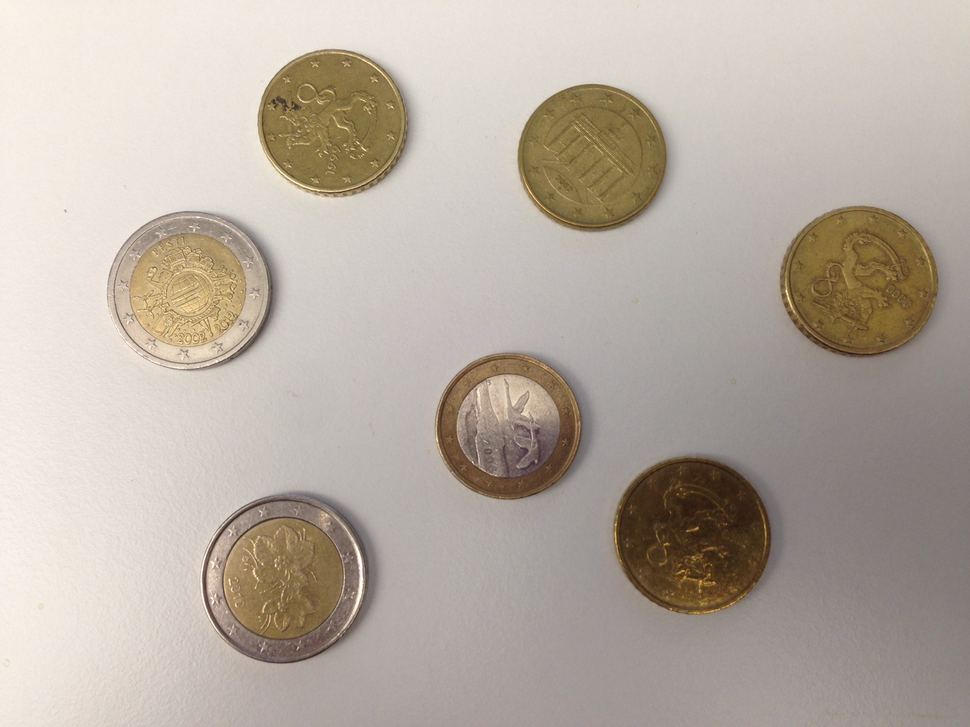
%> input picture Exercise/#6/coins-1.png, 970 x 727 px, shrunk from 1632 x 1224 before the run
$ octave Q3.m   (GNU Octave 9; MATLAB toolbox functions it lacks are replaced by stand-ins)
%> lines starting %> are read from the running program, lines starting %| are printed output that depends on the picture
clc;
close all;
clear all;


coins1 = imread('coins-1.png');
%> coins1 is the input picture: size 727x970x3 uint8; mean R, G, B 183.2, 173.3, 162.6
coins2 = imread('coins-2.png');
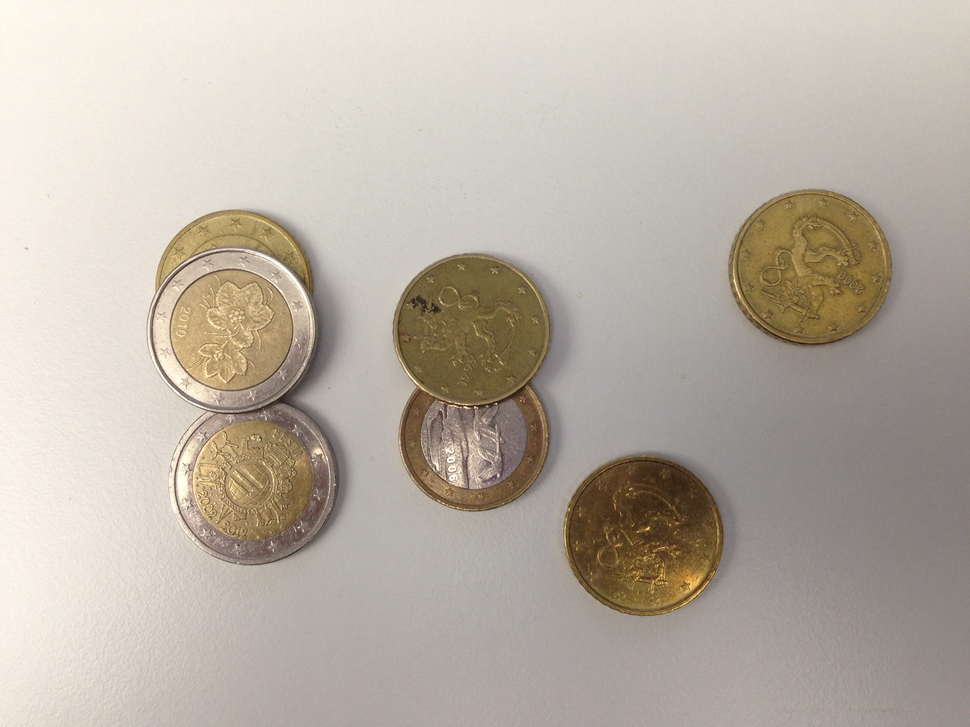
%> input picture Exercise/#6/coins-2.png, 970 x 727 px, shrunk from 1632 x 1224 before the run
%> coins2 is the input picture: size 727x970x3 uint8; mean R, G, B 185.4, 176.6, 165.5

%%

radCoin1 = [21 500];
radCoin2 = [10 190];

[C1, R1] = imfindcircles(coins1,radCoin1);
%> C1 = [284.3 580; 509.2 421; 195.3 302.8]; R1 = [70.53; 53.07; 46.92]
[C2, R2] = imfindcircles(coins2,radCoin2);
%> C2 = [230.7 330.8; 461.7 456.3; 239.8 474.2; 651.6 567]; R2 = [77.13; 25.4; 48.15; 20.72]

numCircle_1 = size(C1,1)
%> numCircle_1 = 3
numCircle_2 = size(C2,1)
%> numCircle_2 = 4

% figure;
subplot(121);
imshow(coins1);
% hold on;
% plot(C1(:,1),C1(:,2),'r*');
viscircles(C1, R1,'EdgeColor','b');
subplot(122);
imshow(coins2);
% hold on;
% plot(C2(:,1),C2(:,2),'b*');
viscircles(C2, R2,'EdgeColor','r');
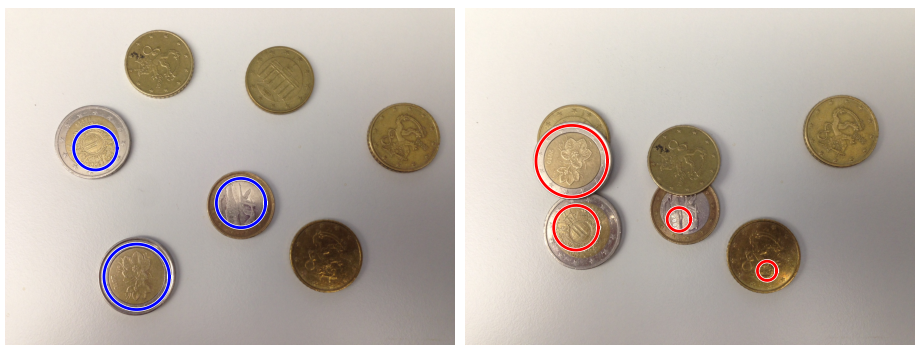
%> figure redrawn from the program's plot data, 2 panels
